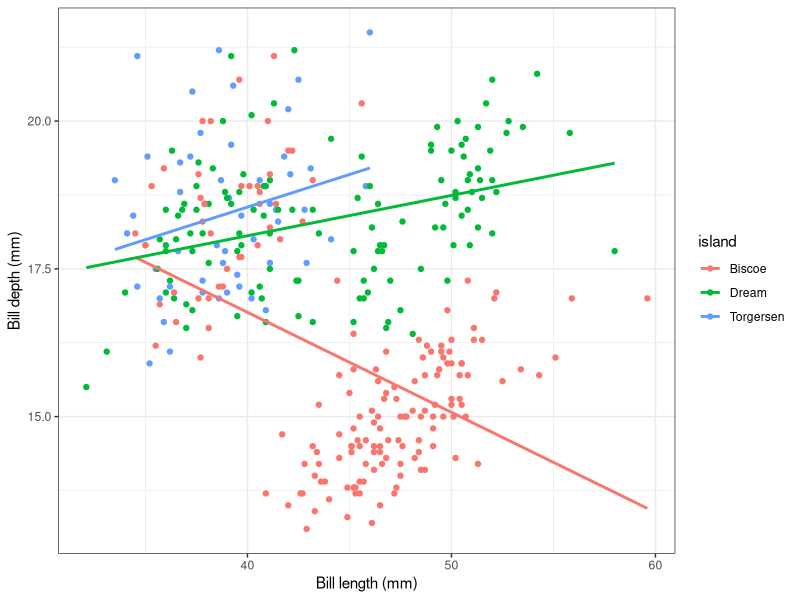

Here is the R script that generated this plot:
## ---- chunk 1
#| label: load packages
#| include: false

library(tidyverse)

## ---- chunk 2
#| label: graphity graph graph

penguins |>
  select(bill_len, bill_dep, island) |>
  na.omit() |>
  ggplot() +
  aes(x = bill_len, y = bill_dep, color = island) +
  geom_point() +
  geom_smooth(method = "lm", se = FALSE) +
  theme_bw() +
  labs(
    x = "Bill length (mm)",
    y = "Bill depth (mm)"
  )

